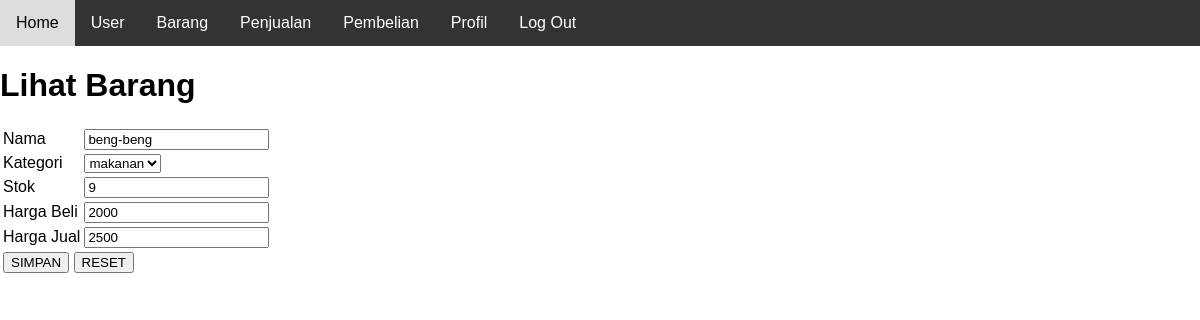
Screenshot of /read-barang.php?id=4 (signed in) with the database file from the repository.
### tables this page shows
CREATE TABLE `barang` (
  `id` int(10) UNSIGNED NOT NULL,
  `nama` varchar(50) NOT NULL,
  `kategori` enum('makanan','minuman') NOT NULL,
  `stok` int(10) UNSIGNED NOT NULL,
  `harga_beli` int(10) UNSIGNED NOT NULL,
  `harga_jual` int(10) UNSIGNED NOT NULL,
  `created_at` timestamp NOT NULL DEFAULT current_timestamp(),
  `updated_at` timestamp NULL DEFAULT NULL ON UPDATE current_timestamp()
);

### read-barang.php (the view, shortened to what this page needs)
<!DOCTYPE html>
<html>
<head>
</head>
<body>
    <?php include "menu.php"; ?>
    <?php
    require "koneksi.php";
    $id = $_GET["id"];
    $sql = "SELECT * FROM barang WHERE id = '$id'";
    $query = mysqli_query($koneksi, $sql);
    $barang = mysqli_fetch_array($query);
    ?>
    <div>
        <form action="update-barang.php" method="POST">
            <h1>Lihat Barang</h1>
            <table>
                <tr>
                    <td>Nama</td>
                    <td><input type="text" name="nama" value="<?= $barang["nama"] ?>"></td>
                </tr>
                <tr>
                    <td>Kategori</td>
                    <td>
                        <select name="kategori">
                            <option value="makanan" <?= $barang["kategori"] == "makanan" ? "selected" : "" ?>>makanan</option>
                        </select>
                    </td>
                </tr>
                <tr>
                    <td>Stok</td>
                    <td><input type="number" name="stok" value="<?= $barang["stok"] ?>"></td>
                </tr>
                <tr>
                    <td>Harga Beli</td>
                    <td><input type="number" name="harga_beli" value="<?= $barang["harga_beli"] ?>"></td>
                </tr>
                <tr>
                    <td>Harga Jual</td>
                    <td><input type="number" name="harga_jual" value="<?= $barang["harga_jual"] ?>"></td>
                </tr>
                <tr>
                    <td colspan="2">
                        <button type="submit">SIMPAN</button>
                        <button type="reset">RESET</button>
                    </td>
                </tr>
            </table>
        </form>
    </div>
</body>
</html>

### menu.php (style rules this page uses)
body { font-family: Arial, sans-serif; margin: 0; padding: 0; }

### rows the page displays
barang: nama "beng-beng", kategori "makanan", stok "9", harga_beli "2000", harga_jual "2500"
